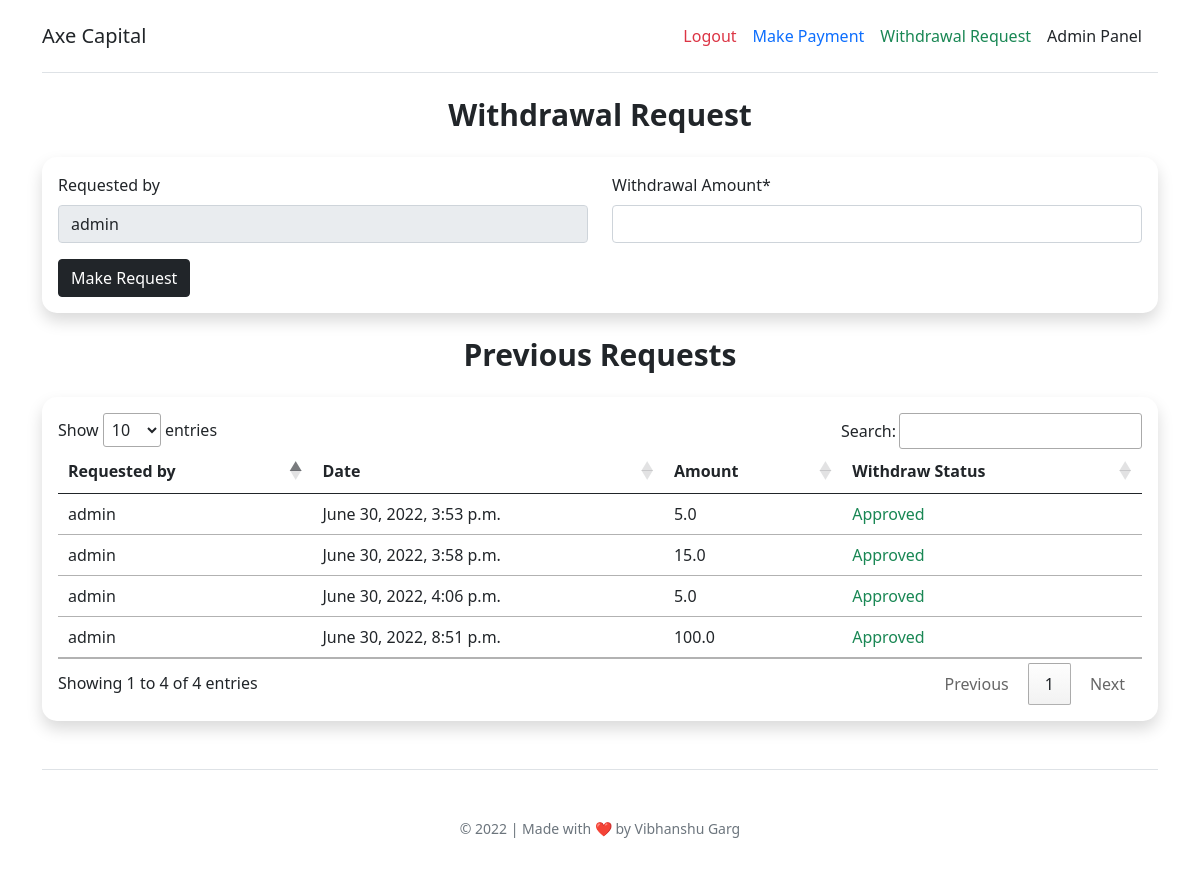
The page /withdraw/ (signed in) on the database its author committed.
### myapp/models.py (models this page shows, shortened)
class Withdraw(models.Model):
    requested_by = models.CharField(max_length=100, null=True, blank=True)
    requested_on = models.DateTimeField(default=timezone.now)
    amount = models.FloatField()
    present_balance = models.FloatField(null=True, blank=True)
    invested_balance = models.FloatField(null=True, blank=True)
    status = models.CharField(max_length=5, null=True, blank=True)
    status_updated_by = models.CharField(max_length=100, null=True, blank=True)
    user_commission = models.FloatField(null=True, blank=True, default=25)
    status_updated_on = models.DateTimeField(null=True, blank=True)
    plantype = models.CharField(max_length=200, choices=PLAN_TYPE, default='',null=True, blank=True)

### myapp/views.py (the view, shortened to what this page needs)
# urls.py: path('withdraw/', views.withdraw, name='withdraw'),
@login_required
def withdraw(request):
    data = Withdraw.objects.all()
    mydata = Transaction.objects.values('made_by').annotate(total_present_amount=Sum('amount')).order_by('-total_present_amount').filter(status='TXN_SUCCESS')
    form = WithdrawForm(initial={'requested_by': request.user.username})
    return render(request, 'withdraw.html',{'form':form,'data':data})

### myapp/forms.py
class WithdrawForm(forms.ModelForm):
    class Meta:
        model = Withdraw
        fields = ('requested_by','amount','status','status_updated_by','status_updated_on','present_balance','plantype','user_commission','invested_balance')
        labels = {
            'requested_by': 'Requested by',
            'amount': 'Withdrawal Amount',
            'status': 'Status (Type A/R)',
            'status_updated_by': 'Status updated by',
            'present_balance': 'Present Balance',
            'plantype': 'Plantype',
            'user_commission': 'User Commission',
            'invested_balance': 'Invested Balance'
        }
        widgets = {
        'requested_by':forms.TextInput(attrs={'readonly':True}),
        'status_updated_by':forms.TextInput(attrs={'readonly':True}),
        'plantype':forms.TextInput(attrs={'readonly':True}),
        }

### templates/withdraw.html (shortened to what this page needs)
{% load crispy_forms_filters %}
{% load crispy_forms_tags %}
<!doctype html>
<html lang="en">
<head>
    <link href="https://cdn.jsdelivr.net/npm/bootstrap@5.0.0/dist/css/bootstrap.min.css" rel="stylesheet"
>
    <link rel="stylesheet" href="styles.css">
    <link rel="stylesheet" type="text/css" href="https://cdn.datatables.net/1.12.1/css/jquery.dataTables.css">
</head>
<body>
    <div class="container py-3">
        <header>
            <div class="d-flex flex-column flex-md-row align-items-center pb-3 mb-4 border-bottom">
                <a href="/" class="d-flex align-items-center text-dark text-decoration-none">
                    <span class="fs-5">Axe Capital</span>
                </a>
                <nav class="d-inline-flex mt-2 mt-md-0 ms-md-auto">
                    {% if request.user.is_authenticated %}
                    <a class="me-3 py-2 text-danger text-decoration-none" href="/logout">Logout</a>
                    <a class="me-3 py-2 text-primary text-decoration-none" href="/payment">Make Payment</a>
                    <a class="me-3 py-2 text-success text-decoration-none" href="/withdraw">Withdrawal Request</a>
                    {% else %}
                    <a class="me-3 py-2 text-dark text-decoration-none" href="/login">Login</a>
                    {% endif %}
                    {% if request.user.is_superuser %}
                    <a class="me-3 py-2 text-dark text-decoration-none" href="/admin-home">Admin Panel</a>
                    {% endif %}
                </nav>
            </div>
        </header>
        <h3 class="display-4 text-center" style="color:#212529; font-size:30px !important;font-weight:bold">Withdrawal Request</h3>
        <div class="card shadow my-4" style="border: 0 !important;border-radius:15px">
            <div class="card-body ">
                <form method="post" enctype="multipart/form-data">
                    <div class="row">
                        <div class="col-md-6 mb-0">
                            {{ form.requested_by|as_crispy_field }}
                        </div>
                        <div class="col-md-6 mb-0">
                            {{ form.amount|as_crispy_field }}
                        </div>
                    </div>
                    <div class="form-group">
                        <input type="submit" value="Make Request" class="btn btn-dark">
                    </div>
                </form>
            </div>
        </div>
        <h3 class="display-4 text-center" style="color:#212529; font-size:30px !important;font-weight:bold">Previous Requests</h3>
        <div class="card shadow my-4" style="border: 0 !important;border-radius:15px">
            <div class="card-body">
                <div class="table-responsive">
                    <table class="table table-sm" id="transTable">
                        <thead>
                            <tr>
                                <th scope="col">Requested by</th>
                                <th scope="col">Date</th>
                                <th scope="col">Amount</th>
                                <th scope="col">Withdraw Status</th>
                            </tr>
                        </thead>
                        <tbody>
                            {% for i in data %}
                            {% if i.requested_by == request.user.username %}
                            <tr>
                                <td>{{i.requested_by}}</td>
                                <td>{{i.requested_on}}</td>
                                <td>{{i.amount}}</td>
                                {% if i.status == 'Roll Over' %}
                                <td class="text-success">Approved</td>
                                {% elif i.status is None %}
                                <td class="text-info">Awaiting</td>
                                {% else %}
                                <td class="text-danger">Rejected</td>
                                {% endif %}
                            </tr>
                            {% endif %}
                            {% endfor %}
                        </tbody>
                    </table>
                </div>
            </div>
        </div>
        <footer class="pt-4 my-md-5 pt-md-5 border-top">
            <div class="row">
                <div class="col-12 col-md text-center">
                    <small class="d-block mb-3 text-muted">&copy; 2022 | Made with ❤️ by Vibhanshu Garg</small>
                </div>
            </div>
        </footer>
    </div>
</body>
</html>

### rows shown on the page
Withdraw: requested_by "admin", requested_on "June 30, 2022, 3:53 p.m.", amount "5.0", status "Approved"
Withdraw: requested_by "admin", requested_on "June 30, 2022, 3:58 p.m.", amount "15.0", status "Approved"
Withdraw: requested_by "admin", requested_on "June 30, 2022, 4:06 p.m.", amount "5.0", status "Approved"
Withdraw: requested_by "admin", requested_on "June 30, 2022, 8:51 p.m.", amount "100.0", status "Approved"
